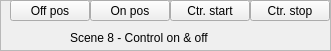
  <widget class="QFrame" name="frame_2">
   <property name="geometry">
    <rect>
     <x>400</x>
     <y>530</y>
     <width>331</width>
     <height>51</height>
    </rect>
   </property>
   <property name="frameShape">
    <enum>QFrame::StyledPanel</enum>
   </property>
   <property name="frameShadow">
    <enum>QFrame::Raised</enum>
   </property>
   <widget class="QLabel" name="label_13">
    <property name="geometry">
     <rect>
      <x>70</x>
      <y>30</y>
      <width>191</width>
      <height>16</height>
     </rect>
    </property>
    <property name="text">
     <string>Scene 8 - Control on &amp; off</string>
    </property>
   </widget>
   <widget class="QPushButton" name="BTN_CTRL_ONPOS">
    <property name="geometry">
     <rect>
      <x>90</x>
      <y>0</y>
      <width>80</width>
      <height>21</height>
     </rect>
    </property>
    <property name="text">
     <string>On pos</string>
    </property>
   </widget>
   <widget class="QPushButton" name="BTN_CTRL_STOP">
    <property name="geometry">
     <rect>
      <x>250</x>
      <y>0</y>
      <width>80</width>
      <height>21</height>
     </rect>
    </property>
    <property name="text">
     <string>Ctr. stop</string>
    </property>
   </widget>
   <widget class="QPushButton" name="BTN_CTRL_OFFPOS">
    <property name="geometry">
     <rect>
      <x>10</x>
      <y>0</y>
      <width>80</width>
      <height>21</height>
     </rect>
    </property>
    <property name="text">
     <string>Off pos</string>
    </property>
   </widget>
   <widget class="QPushButton" name="BTN_CTRL_START">
    <property name="geometry">
     <rect>
      <x>170</x>
      <y>0</y>
      <width>80</width>
      <height>21</height>
     </rect>
    </property>
    <property name="text">
     <string>Ctr. start</string>
    </property>
   </widget>
  </widget>
